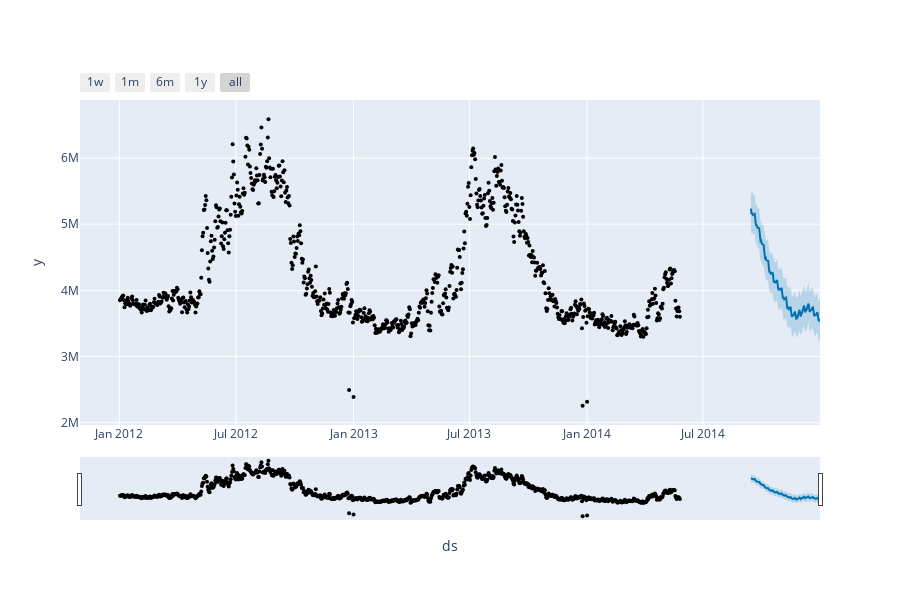

Notebook cell for this chart:
### Markdown cell above
### Test

### Code cell
plot_plotly(model, test_forecast)
